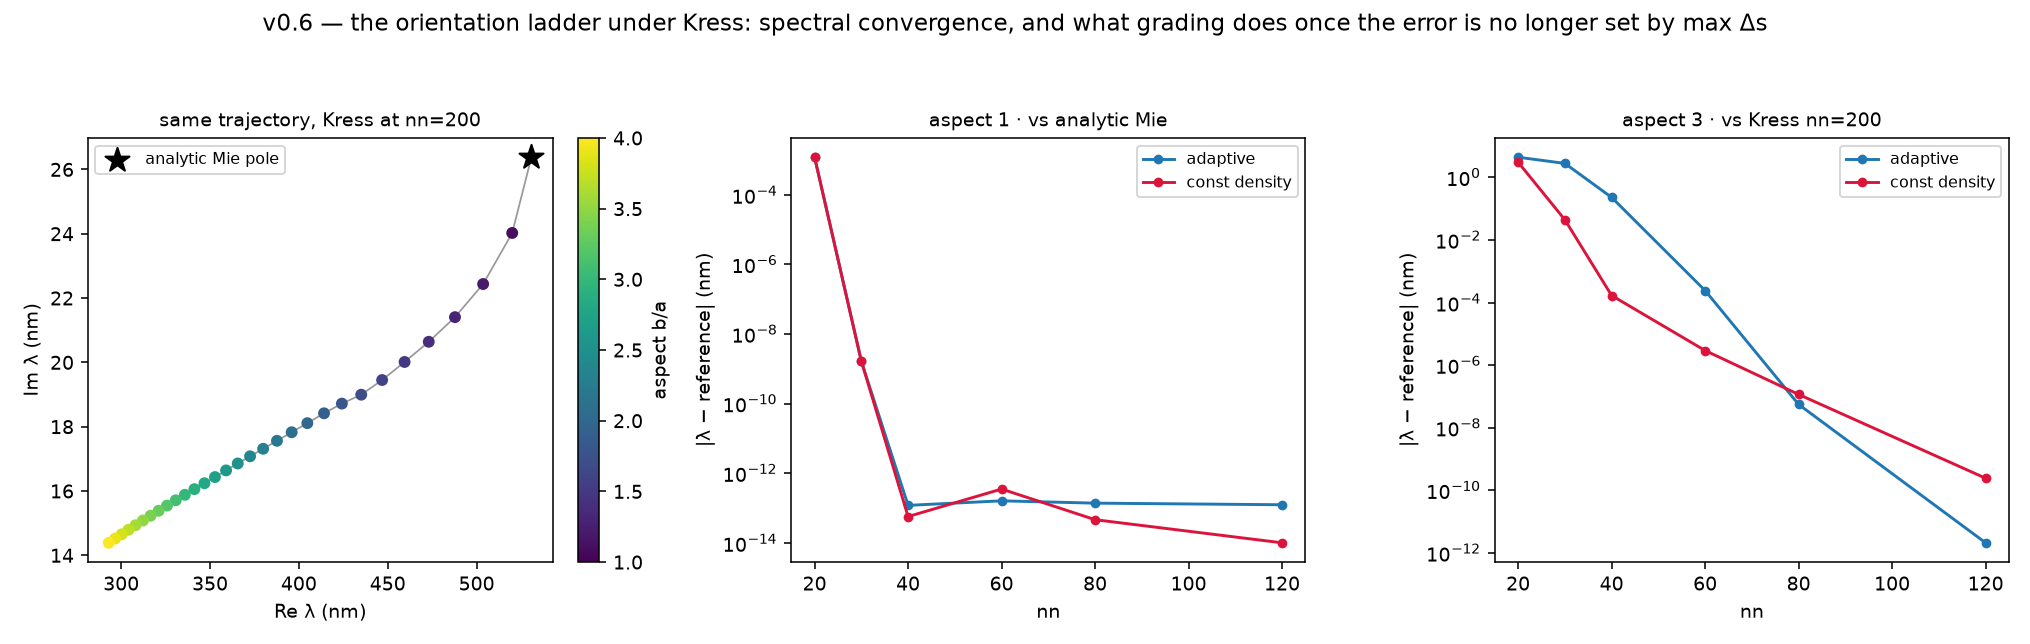

Here is the Python script that generated this plot:
"""The orientation ladder again, under Kress instead of the shipped scheme.

Same question as `g2_pole_ladder.py` and the same shapes — equal-area ellipses
from the circle to aspect 4, tracking the TE n = 0 pole — but assembled with
`kress_t.kress_matrix` instead of shipped 0.5.0. The first ladder found that
grading *loses* on a first-order scheme because the error is set by the
worst-resolved node; the point of repeating it here is that Kress removes that
mechanism, so this is where grading can finally be asked to pay.

Two changes follow from the accuracy, and both simplify the study:

- **The reference is the full-precision analytic Mie pole on the circle**, and
  a high-`nn` Kress solution on the ellipses. The anchor constant quoted in
  `tests/test_qnm.py` is rounded to five decimals, which reads as a floor of
  1.259e-6 — invisible against the shipped 0.38 nm error, and the dominant term
  under Kress. It is recomputed here by Newton on `qnm_denominator`.
- **`nn` is swept directly and the two schemes are compared at equal `nn`**,
  rather than through an `R` band. Grading is set by the band's *contrast*; the
  band's level is what `nn` would otherwise fix, and fixing `nn` by hand is the
  simplest way to put the two node distributions on the same budget.

Run: ``python docs/design/studies/kress_pole_ladder.py``
"""

from __future__ import annotations

import sys
import time
from pathlib import Path

import matplotlib

matplotlib.use("Agg")
import matplotlib.pyplot as plt
import numpy as np
from scipy.optimize import newton

sys.path.insert(0, str(Path(__file__).resolve().parent))
sys.path.insert(0, str(Path(__file__).resolve().parents[3] / "src"))

from adaptive_density import build  # noqa: E402
from g2_pole_ladder import ellipse  # noqa: E402
from kress_t import kress_matrix  # noqa: E402

from pysie2d import Material  # noqa: E402
from pysie2d.beyn import beyn_modes  # noqa: E402
from pysie2d.geometry import gielis  # noqa: E402
from pysie2d.reference.mie import qnm_denominator  # noqa: E402

RAD = 200.0
MAT = Material(n_core=3.0, n_clad=1.0, pol=2)
BAND = (20.0, 80.0)  # sets the grading contrast; nn is swept independently
N_SIDE = 12  # 6 leaves a 5e-6 contour floor, which Kress sits below
ASPECT_STOPS = (1.0, 2.0, 3.0, 4.0)
ASPECTS = np.round(np.arange(1.0, 4.001, 0.1), 3)
NN_SWEEP = (20, 30, 40, 60, 80, 120)
NN_REF = 200


def exact_circle_pole() -> complex:
    """The TE n=0 Mie pole at full precision, not the 5-dp table constant."""
    seed = 2.0 * np.pi * RAD / (530.83214 + 26.37850j)
    x = newton(
        lambda z: qnm_denominator(0, z, MAT.nc, 2), seed, tol=1.0e-14, maxiter=100
    )
    return complex(2.0 * np.pi * RAD / x)


EXACT = exact_circle_pole()


def nodes(shape: dict, nn: int, lam_ref: float, *, uniform: bool):
    """Boundary samples at nodes equispaced in `t`, graded or constant density."""
    par = build(
        shape, BAND, MAT.n_core, wavelength=lam_ref, uniform_arc=uniform, nn_force=nn
    )
    f, g, *_ = gielis(par.theta, **shape)
    return f, g


def find_pole(f, g, predict: complex, *, half=6.0, n_probe=10):
    """Beyn in a small box centred on a secant prediction.

    A saturated probe is caught rather than raised: at the coarse end of the
    sweep on an elongated shape the discrete operator is so far from the
    continuous one that the box fills with spurious spectrum, which is a
    *result* of that resolution and not an error to abort the sweep on.
    """

    def builder(lam):
        k_bg = MAT.wnum_bg(lam)
        return kress_matrix(f, g, k_bg, MAT.nc * k_bg)

    for factor in (1.0, 2.0, 4.0):
        h = half * factor
        lo = complex(predict.real - h, max(predict.imag - h, 0.5))
        hi = complex(predict.real + h, predict.imag + h)
        try:
            res = beyn_modes(builder, lo, hi, n_quad_per_side=N_SIDE, n_probe=n_probe)
        except ValueError:
            return None, np.nan
        if res.eigenvalues.size:
            w = res.eigenvalues
            return complex(w[np.argmin(np.abs(w - predict))]), factor
    return None, np.nan


def trajectory(nn: int, *, uniform: bool):
    """Secant continuation of the pole from the circle to aspect 4."""
    pts = []
    for aspect in ASPECTS:
        if len(pts) >= 2:
            (a0, l0), (a1, l1) = pts[-2], pts[-1]
            predict = l1 + (l1 - l0) * (aspect - a1) / (a1 - a0)
        else:
            predict = pts[-1][1] if pts else EXACT
        shape = ellipse(float(aspect))
        f, g = nodes(shape, nn, predict.real, uniform=uniform)
        lam, factor = find_pole(f, g, predict)
        if lam is None:
            print(f"  A={aspect:4.2f} LOST")
            break
        if factor > 1.0:
            print(f"  A={aspect:4.2f} box widened x{factor:.0f}")
        pts.append((float(aspect), lam))
    return pts


def main() -> None:
    """Reference trajectory, then the equal-nn sweep at each aspect stop."""
    t0 = time.time()
    print(f"exact circle pole (Newton on qnm_denominator): {EXACT!r}")

    ref_pts = trajectory(NN_REF, uniform=True)
    ref = dict(ref_pts)
    print(
        f"reference trajectory at nn={NN_REF}: "
        f"circle err {abs(ref[1.0] - EXACT):.3e} nm, "
        f"aspect 4 at {ref[4.0].real:.4f}{ref[4.0].imag:+.4f}j"
    )

    rows = {}
    print("\nequal-nn sweep (error in nm)")
    print(f"{'A':>4} {'nn':>5} {'adaptive':>12} {'const density':>14} {'ratio':>7}")
    for aspect in ASPECT_STOPS:
        target = EXACT if aspect == 1.0 else ref[aspect]
        shape = ellipse(aspect)
        for nn in NN_SWEEP:
            out = []
            for uniform in (False, True):
                f, g = nodes(shape, nn, target.real, uniform=uniform)
                lam, _ = find_pole(f, g, target, half=8.0)
                out.append(abs(lam - target) if lam is not None else np.nan)
            rows[(aspect, nn)] = out
            ratio = out[0] / out[1] if out[1] else np.nan
            print(f"{aspect:4.1f} {nn:5d} {out[0]:12.3e} {out[1]:14.3e} {ratio:7.2f}")

    # ---------------- figure ----------------
    fig, axes = plt.subplots(1, 3, figsize=(14.5, 4.6))

    ax = axes[0]
    lams = np.array([p[1] for p in ref_pts])
    sc = ax.scatter(
        lams.real, lams.imag, c=[p[0] for p in ref_pts], cmap="viridis", s=26, zorder=3
    )
    ax.plot(lams.real, lams.imag, "-", color="0.6", lw=0.9, zorder=2)
    ax.scatter(
        [EXACT.real],
        [EXACT.imag],
        marker="*",
        s=170,
        color="k",
        zorder=4,
        label="analytic Mie pole",
    )
    fig.colorbar(sc, ax=ax, label="aspect b/a", fraction=0.046)
    ax.set_xlabel("Re λ (nm)")
    ax.set_ylabel("Im λ (nm)")
    ax.set_title(f"same trajectory, Kress at nn={NN_REF}", fontsize=10)
    ax.legend(fontsize=8)

    # Aspect 1 is the anchored panel; aspect 3 shows the crossover. Aspect 4 is
    # omitted from the figure because the mode is not identifiable at the coarse
    # end there under either scheme — the table carries it.
    for j, aspect in enumerate((1.0, 3.0)):
        ax = axes[j + 1]
        for k, (name, col) in enumerate(
            (("adaptive", "C0"), ("const density", "crimson"))
        ):
            errs = [rows[(aspect, nn)][k] for nn in NN_SWEEP]
            ax.semilogy(
                NN_SWEEP, np.maximum(errs, 1e-14), "-o", ms=4, color=col, label=name
            )
        ax.set_xlabel("nn")
        ax.set_ylabel("|λ − reference| (nm)")
        kind = "analytic Mie" if aspect == 1.0 else f"Kress nn={NN_REF}"
        ax.set_title(f"aspect {aspect:.0f} · vs {kind}", fontsize=10)
        ax.legend(fontsize=8)

    fig.suptitle(
        "v0.6 — the orientation ladder under Kress: spectral convergence, and "
        "what grading does once the error is no longer set by max Δs",
        fontsize=12,
    )
    fig.tight_layout(rect=(0, 0, 1, 0.93))
    out = Path(__file__).with_name("kress_pole_ladder.png")
    fig.savefig(out, dpi=140)
    print(f"\nwrote {out}  ({time.time() - t0:.0f} s)")


if __name__ == "__main__":
    main()
